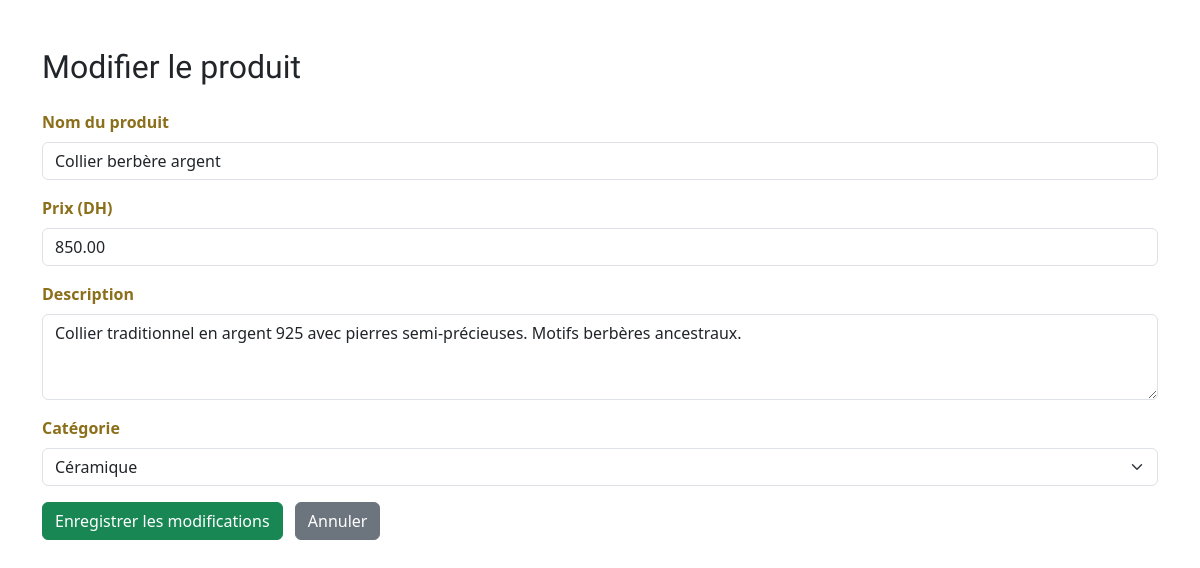
The page /html/modifie_produit.php?id=4 (signed in) on the database its author committed.
### tables this page shows
CREATE TABLE produits (
    id INT AUTO_INCREMENT PRIMARY KEY,
    nom VARCHAR(100) NOT NULL,
    description TEXT,
    prix DECIMAL(10,2) NOT NULL,
    prix_promo DECIMAL(10,2) NULL,
    categorie_id INT NOT NULL,
    image VARCHAR(255) NOT NULL,
    image_url VARCHAR(255) NOT NULL,
    artisan_id INT,
    stock INT DEFAULT 0,
    poids DECIMAL(8,2) DEFAULT 0.00,
    dimensions VARCHAR(50),
    materiau VARCHAR(100),
    technique VARCHAR(100),
    temps_fabrication VARCHAR(50),
    note_moyenne DECIMAL(3,2) DEFAULT 0.00,
    nombre_avis INT DEFAULT 0,
    vendu BOOLEAN DEFAULT FALSE,
    en_vedette BOOLEAN DEFAULT FALSE,
    date_ajout TIMESTAMP DEFAULT CURRENT_TIMESTAMP,
    date_modification TIMESTAMP DEFAULT CURRENT_TIMESTAMP ON UPDATE CURRENT_TIMESTAMP,
    FOREIGN KEY (categorie_id) REFERENCES categories(id) ON DELETE RESTRICT,
    FOREIGN KEY (artisan_id) REFERENCES artisans(id) ON DELETE SET NULL
);

### html/modifie_produit.php (the view, shortened to what this page needs)
<?php
include("../php/connexion.php");
$id = intval($_GET['id']);
$categories = [];
try {
    $stmt = $pdo->query("SELECT nom FROM categories WHERE actif = 1 ORDER BY ordre, nom");
    $categories = $stmt->fetchAll(PDO::FETCH_COLUMN);
} catch (PDOException $e) {
    $categories = ['Céramique', 'Tapis', 'Lanternes', 'Bijoux', 'Bois sculpté', 'Cuir'];
}
$stmt = $pdo->prepare("SELECT * FROM produits WHERE id = ?");
$stmt->execute([$id]);
$produit = $stmt->fetch();
?>
<!DOCTYPE html>
<html lang="fr">
<head>
    <link rel="stylesheet" href="../css/global.css">
    <link href="https://cdn.jsdelivr.net/npm/bootstrap@5.3.3/dist/css/bootstrap.min.css" rel="stylesheet">
</head>
<body>
<div class="container py-5">
    <h2 class="mb-4">Modifier le produit</h2>
    <form method="POST">
        <div class="mb-3">
            <label for="nom" class="form-label">Nom du produit</label>
            <input type="text" class="form-control" id="nom" name="nom" value="<?php echo htmlspecialchars($produit['nom']); ?>" required>
        </div>
        <div class="mb-3">
            <label for="prix" class="form-label">Prix (DH)</label>
            <input type="number" step="0.01" class="form-control" id="prix" name="prix" value="<?php echo htmlspecialchars($produit['prix']); ?>" required>
        </div>
        <div class="mb-3">
            <label for="description" class="form-label">Description</label>
            <textarea class="form-control" id="description" name="description" rows="3" required><?php echo htmlspecialchars($produit['description']); ?></textarea>
        </div>
        <div class="mb-3">
            <label for="categorie" class="form-label">Catégorie</label>
            <select class="form-select" id="categorie" name="categorie" required>
                <?php foreach ($categories as $cat): ?>
                    <option value="<?php echo htmlspecialchars($cat); ?>" <?php if ($cat == $produit['categorie_id']) echo 'selected'; ?>>
                        <?php echo htmlspecialchars($cat); ?>
                    </option>
                <?php endforeach; ?>
            </select>
        </div>
        <button type="submit" class="btn btn-success">Enregistrer les modifications</button>
        <a href="products.php" class="btn btn-secondary ms-2">Annuler</a>
    </form>
</div>
</body>
</html>

### css/global.css (style rules this page uses)
:root { --primary: #d4af37; --primary-dark: #8b6f1a; --secondary: #8b4513; --accent: #ff6b35; --success: #27ae60; --warning: #f39c12; --danger: #e74c3c; --info: #3498db; --light: #f8f9fa; --dark: #2c3e50; --white: #fff; --black: #222; --text-main: #2c3e50; --text-light: #7f8c8d; --border: #e9ecef; --shadow: 0 4px 16px rgba(44,62,80,0.08); --shadow-hover: 0 8px 24px rgba(44,62,80,0.12); --radius: 14px; --transition: all 0.25s cubic-bezier(.4,0,.2,1); }
* { margin: 0; padding: 0; box-sizing: border-box; }
body { font-family: 'Montserrat', 'Amiri', serif; background: var(--light); color: var(--text-main); min-height: 100vh; display: flex; flex-direction: column; line-height: 1.7; }
h1, h2, h3, h4, h5, h6 { font-family: 'Amiri', serif; font-weight: 700; color: var(--primary-dark); margin-bottom: 1rem; }
h2 { font-size: 2.1rem; }
.btn { border-radius: var(--radius); font-weight: 600; padding: 0.7rem 1.5rem; transition: var(--transition); border: none; text-decoration: none; display: inline-block; cursor: pointer; font-family: 'Montserrat', 'Amiri', serif; }
.btn-secondary { background: var(--text-light); color: var(--white); }
.form-control { border-radius: var(--radius); border: 2px solid var(--border); padding: 0.75rem 1rem; transition: var(--transition); font-size: 1rem; }
.form-label { font-weight: 600; color: var(--primary-dark); margin-bottom: 0.5rem; }

### rows shown on the page
produits: nom "Collier berbère argent", prix "850.00", description "Collier traditionnel en argent 925 avec pierres semi-précieuses. Motifs berbères ancestraux."

### other values the page prints
form field categorie "Céramique"
